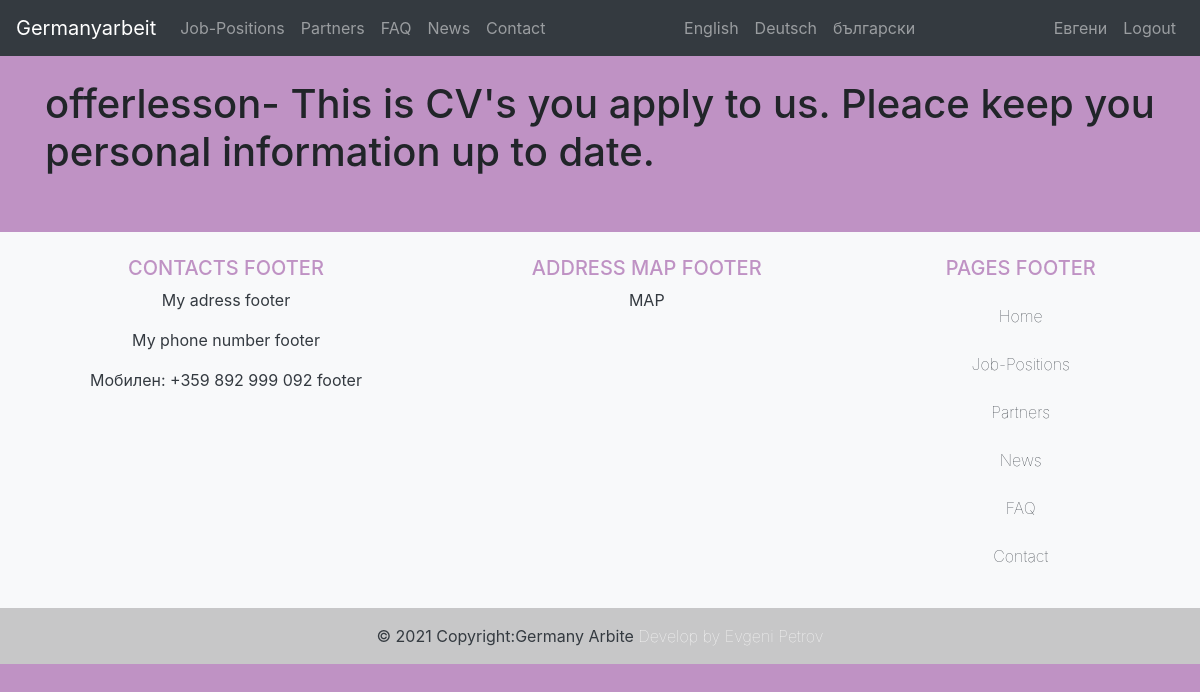
The app's page /category/cv/list (signed in), older data.
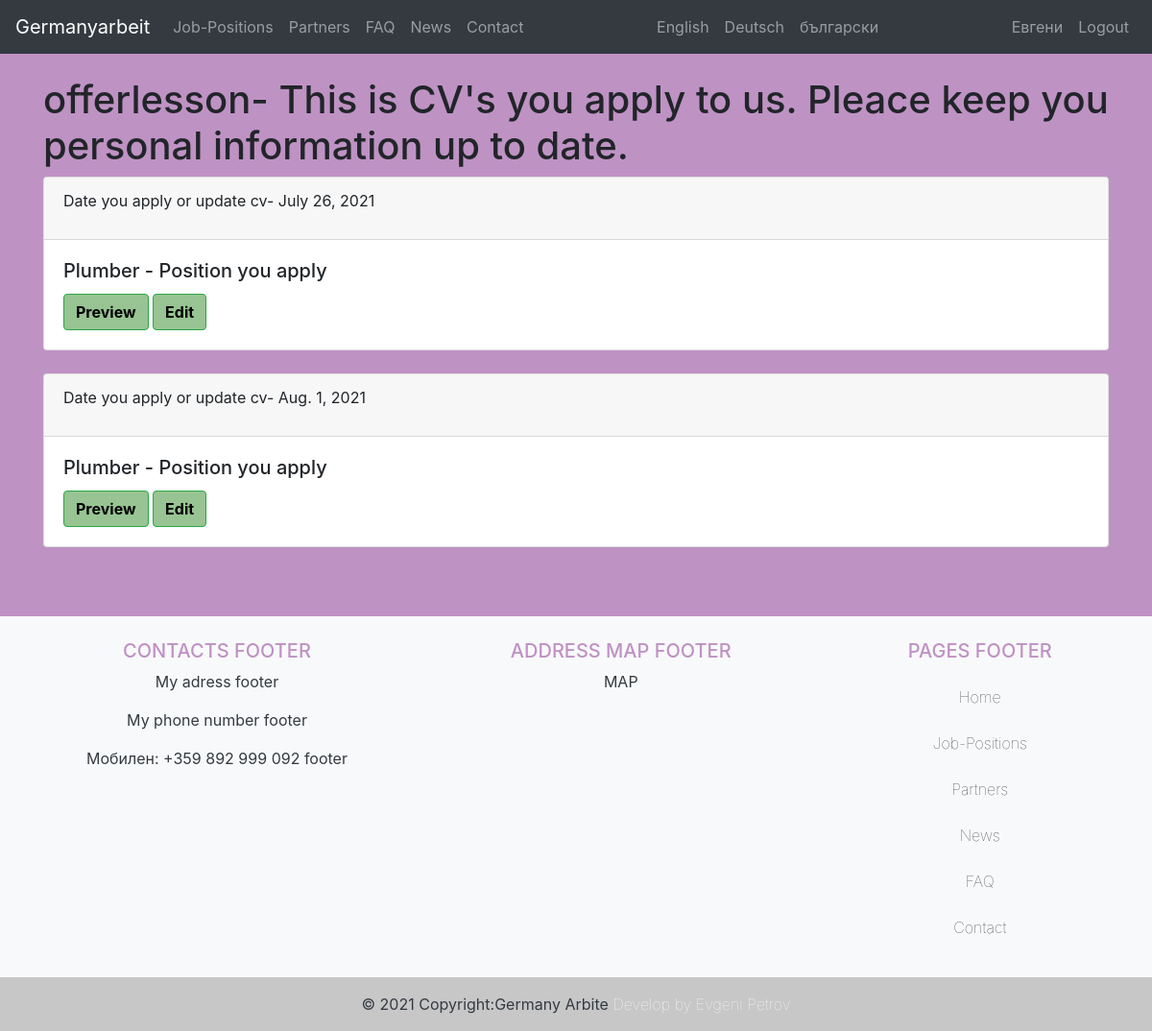
The same page, newer data.
### category/models.py (models this page shows, shortened)
class Cv(models.Model):
    GENDER = [
        ('Femail', _('Femail')),
        ('Male', _('Male')),
    ]
    DRIVING_LICENSE = [
        ('Yes', _('Yes')),
        ('No', _('No')),
    ]
    """ DRIVING_CATEGORY = [
        (1, _('B')),
        (2, _('B1')),
        (3, _('C')),
        (4, _('C1')),
        (5, _('D')),
        (6, _('D1')),
        (7, _('BE')),
        (8, _('C1E')),
        (9, _('CE')),
        (10, _('D1E')),
        (11, _('DE')),
    ] """
    DRIVING_CATEGORY = [
        ('B', _('B')),
        ('B1', _('B1')),
        ('C', _('C')),
        ('C1', _('C1')),
        ('D', _('D')),
        ('D1', _('D1')),
        ('BE', _('BE')),
        ('C1E', _('C1E')),
        ('CE', _('CE')),
        ('D1E', _('D1E')),
        ('DE', _('DE')),
    ]
    LANG1 = [
        ('English', _('English')),
        ('German', _('German')),
        ('French', _('French')),
        ('Italian', _('Italian')),
        ('Spanish', _('Spanish')),
        ('Russian', _('Russian')),
    ]
    LANG_LEVELS = [
        ('Basic', _('Basic')),
        ('Medium', _('Medium')),
        ('Fluent', _('Fluent')),
    ]
    COUNTRY = [
        ('UK', _('UK')),
        ('Germany', _('Germany')),
        ('France', _('France')),
        ('Italy', _('Italy')),
        ('Netherlands', _('Netherlands')),
        ('Switzerland', _('Switzerland')),
        ('Poland', _('Poland')),
        ('Greece', _('Greece')),
        ('Sweden', _('Sweden')),
        ('Bulgaria', _('Bulgaria')),
        ('Belgium', _('Belgium')),
        ('Austria', _('Austria')),
        ('Hungary', _('Hungary')),
        ('Denmark', _('Denmark')),
        ('Finland', _('Finland')),
        ('Norway', _('Norway')),
        ('Czechia', _('Czechia')),
        ('Irland', _('Irland')),
        ('Romania', _('Romania')),
        ('Cyprus', _('Cyprus')),
        ('Slovenia', _('Slovenia')),
        ('Lithuania', _('Lithuania')),
        ('Latvia', _('Latvia')),
        ('Russian Federation', _('Russian Federation')),
        ('Not Europe', _('Not Europe')),
    ]
    POSITION = [
        ('Position I aplly', _('Position I apply')),
        ('Different', _('Different')),
    ]
    job = models.ForeignKey(SubCategory, on_delete=models.CASCADE)
    worker = models.ForeignKey(User, on_delete=models.CASCADE)
    cv_img = models.ImageField(_('cv_img'), default="default.jpeg", upload_to='cv/username/%Y/%m/%d/')
    birth_day = models.DateField(_("birth_day"))
    gender = models.CharField(_('gender'), max_length=50, choices=GENDER)
    driving_license = models.CharField(_('driving_license'), max_length=10, choices=DRIVING_LICENSE)
    driving_category = MultiSelectField(_("driving_category"), choices=DRIVING_CATEGORY, blank=True)
    first_lang = models.CharField(_('first_lang'), max_length=20, choices=LANG1, blank=True)
    first_lang_level = models.CharField(_("first_lang_level"), max_length=50, choices=LANG_LEVELS, blank=True)
    second_lang = models.CharField(_('second_lang'), max_length=20, choices=LANG1, blank=True)
    second_lang_level = models.CharField(_("second_lang_level"), max_length=50, choices=LANG_LEVELS, blank=True)
    third_lang = models.CharField(_('third_lang'), max_length=20, choices=LANG1, blank=True)
    third_lang_level = models.CharField(_('third_lang_level'), max_length=50, choices=LANG_LEVELS, blank=True)
    ready_to_start = models.DateField(_('ready_to_start'),)
    expectet_salary = models.CharField(_('expectet_salary'), max_length=20, blank=True)
    sertificate_1 = models.ImageField(_("sertificate_1"), upload_to="cv_sertificate", blank=True)
    sertificate_2 = models.ImageField(_("sertificate_2"), upload_to="cv_sertificate", blank=True)
    country_1 = models.CharField(_('country_1'), max_length=50, choices=COUNTRY) #help_text=_('Country you worked'))
    company_name_1 = models.CharField(_('company_name_1'), max_length=50)
    position_1 = models.CharField(_("position_1"), max_length=150, choices=POSITION)
    start_date_1 = models.DateField(_('start_date_1'),)
    end_date_1 = models.DateField(_('end_date_1'),)
    country_2 = models.CharField(_('country_2'), max_length=50, choices=COUNTRY)
    company_name_2 = models.CharField(_('company_name_2'), max_length=50)
    position_2 = models.CharField(_('position_2'), max_length=150, choices=POSITION)
    start_date_2 = models.DateField(_('start_date_2'),)
    end_date_2 = models.DateField(_('end_date_2'),)
    country_3 = models.CharField(_('country_3'), max_length=50, choices=COUNTRY)
    company_name_3 = models.CharField(_('company_name_3'), max_length=50)
    position_3 = models.CharField(_('position_3'), max_length=150, choices=POSITION)
    start_date_3 = models.DateField(_('start_date_3'),)
    end_date_3 = models.DateField(_('end_date_3'),)
    update_date = models.DateTimeField(auto_now=True)
    submit_date = models.DateField(auto_now_add=True)
    employ = models.BooleanField(default=False)

class SubCategory(models.Model):
    category = models.ForeignKey(Category, on_delete=models.CASCADE, related_name="category", related_query_name="category", verbose_name="category")
    name = models.CharField(max_length=250)
    img = models.ImageField(upload_to="category_pic")
    def __str__(self):
        return self.name

### category/views.py (the view)
# urls.py: path('cv/list', views.cv_list, name='cv_list'),
@login_required
@worker_required
def cv_list(request):
    cv = Cv.objects.all().filter(worker=request.user)
    return render(request, 'category/cv_list.html', {'cv': cv})

### templates/category/cv_list.html (shortened to what this page needs)
{% extends "base.html" %}
{% load i18n %}
<div class="container">
    <div class="row">
        <div class="col-lg-12 col-md-12 col-sm-12">
        <br>
        <h1>{{ user.username }}- {% trans "This is CV's you apply to us. Pleace keep you personal information up to date." %} </h1>
            {% for c in cv %}
            <div class="card">
                <div class="card-header">
                    <p>{% trans "Date you apply or update cv-" %} {{ c.submit_date }}</p>
                </div>
                <div class="card-body">
                    <h5 class="card-title">{{ c.job }} - {% trans 'Position you apply' %}</h5>
                    <a href="{% url 'cv_detail' c.id %}" class="btn btn-success">{% trans "Preview" %}</a>
                    <a href="{% url 'edit_cv' c.id %}" class="btn btn-success">{% trans "Edit" %}</a>
                </div>
            </div>
            <br>
            {% endfor %}
        </div>
    </div>
</div>

### templates/nav.html (shortened to what this page needs)
{% load i18n %}
{% load static %}
<nav class="navbar navbar-expand-lg navbar-dark bg-dark">
  <a class="navbar-brand" href="{% url 'home' %}"><img/>Germanyarbeit</a>
  <div class="collapse navbar-collapse justify-content-between" id="navbarNav">
    <ul class="navbar-nav">
      <li class="nav-item">
        <a class="nav-link" href="{% url 'category_all' %}">{% trans "Job-Positions" %}</a>
      </li>
      <li class="nav-item">
        <a class="nav-link" href="{% url 'partners' %}">{% trans "Partners" %}</a>
      </li>
      <li class="nav-item">
        <a class="nav-link" href="{% url 'faq' %}">{% trans "FAQ" %}</a>
      </li>
      <li class="nav-item">
        <a class="nav-link" href="{% url 'news' %}">{% trans "News" %}</a>
      </li>
      <li class="nav-item">
        <a class="nav-link" href="{% url 'contact' %}">{% trans "Contact" %}</a>
      </li>
    </ul>
    <ul class="navbar-nav">
        {% get_available_languages as LANGUAGES %}
        {% get_language_info_list for LANGUAGES as languages %}
        {% for lang in languages %}
          <li class="nav-item">
            <a class="dropdown-item nav-link" href="/{{ lang.code }}/">{{ lang.name_local }}</a>
          </li>
        {% endfor %}
    </ul>
    <ul class="navbar-nav">
      {% if user.is_authenticated %}
        {% if user.is_worker %}
        <li class="nav-item">
            <a class="nav-link" href="{% url 'profile' %}">{{ user.worker.first_name }}</a>
        </li>
        {% elif user.is_company %}
        <li class="nav-item">
            <a class="nav-link" href="{% url 'profile' %}">{{ user.company.company_name }}</a>
        </li>
        {% endif %}
      <li class="nav-item">
        <a class="nav-link" href="{% url 'account_logout' %}">{% trans "Logout" %}</a>
      </li>
      {% endif %}
    </ul>
  </div>
</nav>

Row changes from the older to the newer data that the page shows:
added Cv: submit_date "July 26, 2021", job "Plumber"
added Cv: submit_date "Aug. 1, 2021", job "Plumber"
